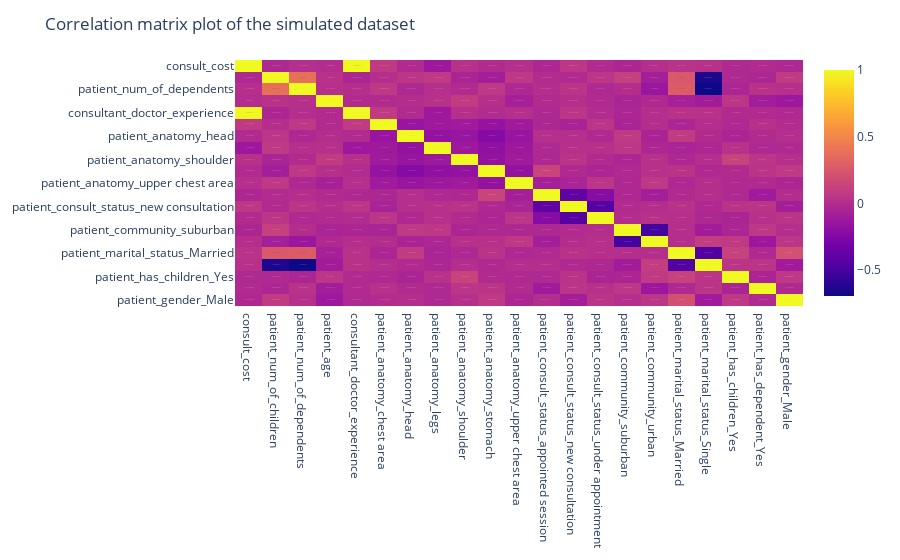

This figure's notebook cell:
### Markdown cell above
#### correlation

### Code cell
corr = simulated_dataframe.corr()
fig = px.imshow(corr, text_auto=True, aspect="auto")

# Title
fig.update_layout(title_text="Correlation matrix plot of the simulated dataset")

fig.show()

### Figure 1 — Plotly figure (JSON) as saved in the notebook; plotly's stock layout.template omitted (floating-point values rounded to 4 significant figures; data arrays with more than 128 entries replaced by an {"elided": "..."} marker saying what was removed)
{"data": [{"coloraxis": "coloraxis", "hovertemplate": "x: %{x}<br>y: %{y}<br>color: %{z}<extra></extra>", "name": "0", "texttemplate": "%{z}", "type": "heatmap", "x": ["consult_cost", "patient_num_of_children", "patient_num_of_dependents", "patient_age", "consultant_doctor_experience", "patient_anatomy_chest area", "patient_anatomy_head", "patient_anatomy_legs", "patient_anatomy_shoulder", "patient_anatomy_stomach", "patient_anatomy_upper chest area", "patient_consult_status_appointed session", "patient_consult_status_new consultation", "patient_consult_status_under appointment", "patient_community_suburban", "patient_community_urban", "patient_marital_status_Married", "patient_marital_status_Single", "patient_has_children_Yes", "patient_has_dependent_Yes", "patient_gender_Male"], "xaxis": "x", "y": ["consult_cost", "patient_num_of_children", "patient_num_of_dependents", "patient_age", "consultant_doctor_experience", "patient_anatomy_chest area", "patient_anatomy_head", "patient_anatomy_legs", "patient_anatomy_shoulder", "patient_anatomy_stomach", "patient_anatomy_upper chest area", "patient_consult_status_appointed session", "patient_consult_status_new consultation", "patient_consult_status_under appointment", "patient_community_suburban", "patient_community_urban", "patient_marital_status_Married", "patient_marital_status_Single", "patient_has_children_Yes", "patient_has_dependent_Yes", "patient_gender_Male"], "yaxis": "y", "z": {"elided": "21x21 float values"}}], "layout": {"coloraxis": {"colorscale": [[0, "#0d0887"], [0.1111, "#46039f"], [0.2222, "#7201a8"], [0.3333, "#9c179e"], [0.4444, "#bd3786"], [0.5556, "#d8576b"], [0.6667, "#ed7953"], [0.7778, "#fb9f3a"], [0.8889, "#fdca26"], [1, "#f0f921"]]}, "margin": {"t": 60}, "title": {"text": "Correlation matrix plot of the simulated dataset"}, "xaxis": {"anchor": "y", "domain": [0, 1]}, "yaxis": {"anchor": "x", "autorange": "reversed", "domain": [0, 1]}}}
